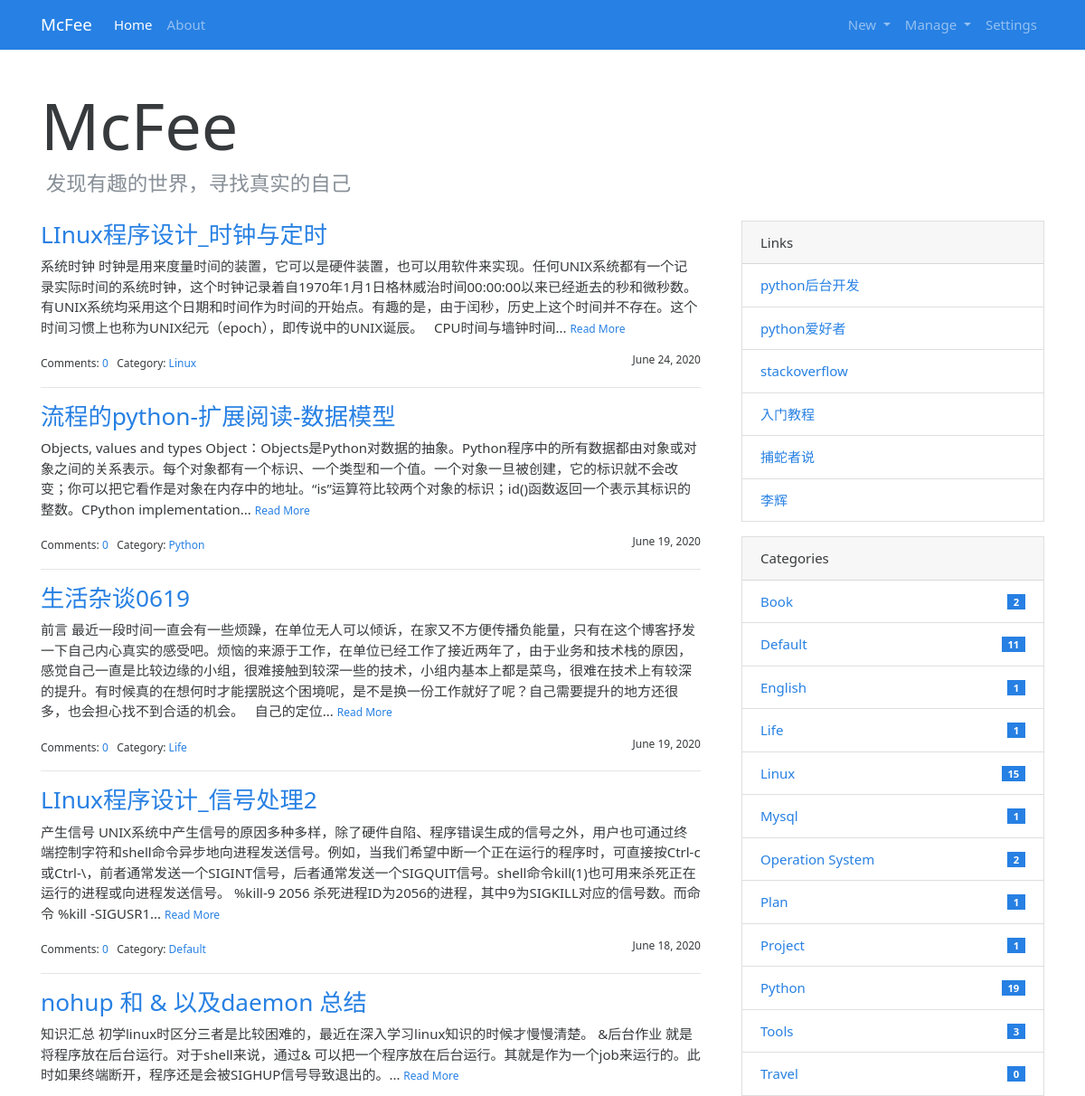
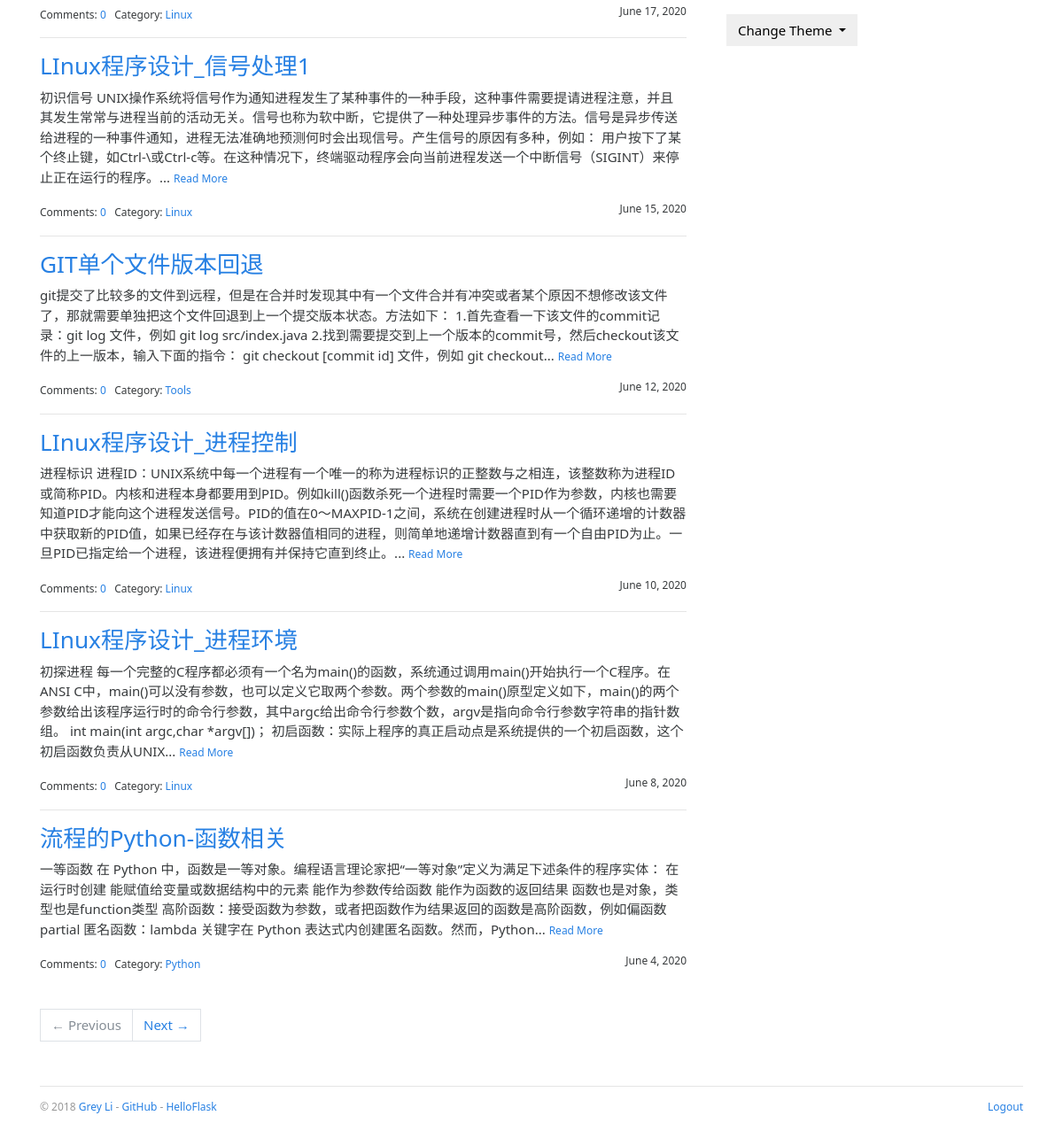
The page / (signed in) on the database its author committed (2 pictures, top to bottom).
### bluelog/models.py (models this page shows, shortened)
class Admin(db.Model, UserMixin):
    id = db.Column(db.Integer, primary_key=True)
    username = db.Column(db.String(20))
    password_hash = db.Column(db.String(128))
    blog_title = db.Column(db.String(60))
    blog_sub_title = db.Column(db.String(100))
    name = db.Column(db.String(30))
    about = db.Column(db.Text)

class Post(db.Model):
    id = db.Column(db.Integer, primary_key=True)
    title = db.Column(db.String(60))
    body = db.Column(db.Text)
    timestamp = db.Column(db.DateTime, default=datetime.utcnow, index=True)
    can_comment = db.Column(db.Boolean, default=True)
    category_id = db.Column(db.Integer, db.ForeignKey('category.id'))
    is_private = db.Column(db.Boolean, default=False)
    category = db.relationship('Category', back_populates='posts')
    comments = db.relationship('Comment', back_populates='post', cascade='all, delete-orphan')

class Category(db.Model):
    id = db.Column(db.Integer, primary_key=True)
    name = db.Column(db.String(30), unique=True)
    posts = db.relationship('Post', back_populates='category')

class Link(db.Model):
    id = db.Column(db.Integer, primary_key=True)
    name = db.Column(db.String(30))
    url = db.Column(db.String(255))

### bluelog/blueprints/blog.py (the view)
@blog_bp.route('/')
def index():
    page = request.args.get('page', 1, type=int)
    per_page = current_app.config['BLUELOG_POST_PER_PAGE']
    if current_user.is_authenticated:
        pagination = Post.query.order_by(Post.timestamp.desc()).paginate(page, per_page=per_page)
    else:
        pagination = Post.query.filter(Post.is_private == False).order_by(Post.timestamp.desc()).paginate(page,
                                                                                                          per_page=per_page)
    posts = pagination.items
    return render_template('blog/index.html', pagination=pagination, posts=posts)

### bluelog/__init__.py (called while the page is built)
def register_template_context(app):
    @app.context_processor
    def make_template_context():
        admin = Admin.query.first()
        categories = Category.query.order_by(Category.name).all()
        links = Link.query.order_by(Link.name).all()
        if current_user.is_authenticated:
            unread_comments = Comment.query.filter_by(reviewed=False).count()
        else:
            unread_comments = None
        if not current_user.is_authenticated:
            for category in categories:
                category.posts = Post.query.filter(Post.is_private == False ).\
                    filter(Post.category_id == category.id).all()
        return dict(
            admin=admin, categories=categories,
            links=links, unread_comments=unread_comments)

def register_request_handlers(app):
    @app.after_request
    def query_profiler(response):
        for q in get_debug_queries():
            if q.duration >= app.config['BLUELOG_SLOW_QUERY_THRESHOLD']:
                app.logger.warning(
                    'Slow query: Duration: %fs\n Context: %s\nQuery: %s\n '
                    % (q.duration, q.context, q.statement)
                )
        return response
    @app.before_request
    def before_request():
        if not current_user.is_authenticated:
            ip = request.remote_addr
            client = request.headers['User-Agent']
            app.logger.info("IP: {0}  Client: {1}".format(ip, client))

### bluelog/extensions.py (called while the page is built)
@login_manager.user_loader
def load_user(user_id):
    from bluelog.models import Admin
    user = Admin.query.get(int(user_id))
    return user

### bluelog/templates/blog/index.html (shortened to what this page needs)
{% extends 'base.html' %}
{% from 'bootstrap/pagination.html' import render_pager %}
{% block content %}
    <div class="page-header">
        <h1 class="display-3">{{ admin.blog_title|default('Blog Title') }}</h1>
        <h4 class="text-muted">&nbsp;{{ admin.blog_sub_title|default('Blog Subtitle') }}</h4>
    </div>
    <div class="row">
        <div class="col-sm-8">
            {% include 'blog/_posts.html' %}
            {% if posts %}
                <div class="page-footer">{{ render_pager(pagination) }}</div>
            {% endif %}
        </div>
        <div class="col-sm-4 sidebar">
            {% include 'blog/_sidebar.html' %}
        </div>
    </div>
{% endblock %}

### bluelog/templates/base.html (shortened to what this page needs)
{% from 'bootstrap/nav.html' import render_nav_item %}
<!DOCTYPE html>
<html lang="en">
<head>
    {% block head %}
        <link rel="stylesheet"
              href="{{ url_for('static', filename='css/%s.min.css' % request.cookies.get('theme', 'perfect_blue')) }}"
              type="text/css">
        <link rel="stylesheet" href="{{ url_for('static', filename='css/style.css') }}" type="text/css">
    {% endblock head %}
</head>
<body>
{% block nav %}
    <nav class="navbar navbar-expand-lg navbar-dark bg-primary">
        <div class="container">
            <a class="navbar-brand" href="{{ url_for('blog.index') }}">{{ admin.blog_title }}</a>
            <div class="collapse navbar-collapse" id="navbarColor01">
                <ul class="navbar-nav mr-auto">
                    {{ render_nav_item('blog.index', 'Home') }}
                    {{ render_nav_item('blog.about', 'About') }}
                </ul>
                <ul class="nav navbar-nav navbar-right">
                    {% if current_user.is_authenticated %}
                        <li class="nav-item dropdown">
                            <a href="#" class="nav-link dropdown-toggle" data-toggle="dropdown" role="button"
                               aria-haspopup="true"
                               aria-expanded="false">
                                New
                            </a>
                        </li>
                        <li class="nav-item dropdown">
                            <a href="#" class="nav-link dropdown-toggle" data-toggle="dropdown" role="button"
                               aria-haspopup="true"
                               aria-expanded="false">
                                Manage
                            </a>
                        </li>
                        {{ render_nav_item('admin.settings', 'Settings') }}
                    {% endif %}
                </ul>
            </div>
        </div>
    </nav>
{% endblock nav %}
<main class="container">
    {% block content %}{% endblock content %}
    {% block footer %}
        <footer>
            <p class="float-left">
                <small> &copy; 2018 <a href="http://greyli.com" title="Written by Grey Li">Grey Li</a> -
                    <a href="https://github.com/greyli/bluelog" title="Fork me on GitHub">GitHub</a> -
                    <a href="http://helloflask.com" title="A HelloFlask project">HelloFlask</a>
                </small>
            </p>
            <p class="float-right">
                <small>
                    {% if current_user.is_authenticated %}
                        <a href="{{ url_for('auth.logout', next=request.full_path) }}">Logout</a>
                    {% else %}
                        <a href="{{ url_for('auth.login', next=request.full_path) }}">Login</a>
                    {% endif %}
                </small>
            </p>
        </footer>
    {% endblock footer %}
</main>
</body>
</html>

### bluelog/templates/blog/_posts.html (shortened to what this page needs)
{% if posts %}
    {% for post in posts %}
        <h3 class="text-primary"><a href="{{ url_for('.show_post', post_id=post.id) }}">{{ post.title }}</a></h3>
        <p>
            {{ post.body|striptags|truncate }}
            <small><a href="{{ url_for('.show_post', post_id=post.id) }}">Read More</a></small>
        </p>
        <small>
            Comments: <a href="{{ url_for('.show_post', post_id=post.id) }}#comments">{{ post.comments|length }}</a>&nbsp;&nbsp;
            Category: <a
                href="{{ url_for('.show_category', category_id=post.category.id) }}">{{ post.category.name }}</a>
            <span class="float-right">{{ moment(post.timestamp).format('LL') }}</span>
        </small>
        {% if not loop.last %}
            <hr>
        {% endif %}
    {% endfor %}
{% endif %}

### bluelog/templates/blog/_sidebar.html (shortened to what this page needs)
{% if links %}
    <div class="card mb-3">
        <div class="card-header">Links</div>
        <ul class="list-group list-group-flush">
            {% for link in links %}
                <li class="list-group-item  list-group-item-action d-flex justify-content-between align-items-center">
                    <a href="{{ link.url }}" target="_blank">{{ link.name }}</a>
                </li>
            {% endfor %}
        </ul>
    </div>
{% endif %}
{% if categories %}
    <div class="card mb-3">
        <div class="card-header">Categories</div>
        <ul class="list-group list-group-flush">
            {% for category in categories %}
                <li class="list-group-item  list-group-item-action d-flex justify-content-between align-items-center">
                    <a href="{{ url_for('blog.show_category', category_id=category.id) }}">
                        {{ category.name }}
                    </a>
                    <span class="badge badge-primary badge-pill"> {{ category.posts|length }}</span>
                </li>
            {% endfor %}
        </ul>
    </div>
{% endif %}
<div class="dropdown">
    <button class="btn btn-default dropdown-toggle" type="button" id="dropdownMenuButton"
            data-toggle="dropdown" aria-haspopup="true" aria-expanded="false">
        Change Theme
    </button>
</div>

### bluelog/static/css/style.css (style rules this page uses)
nav { margin-bottom: 20px; }
.page-header { padding-top: 20px; padding-bottom: 20px; }
.sidebar { padding-left: 30px; }
footer { margin-top: 30px; padding: 10px 0 40px; color: #999; border-top: 1px solid #e5e5e5; }
.page-footer { padding-top: 40px; }

### rows shown on the page
Admin: blog_title "McFee", blog_sub_title "发现有趣的世界，寻找真实的自己"
Post: title "LInux程序设计_时钟与定时", body "系统时钟 时钟是用来度量时间的装置，它可以是硬件装置，也可以用软件来实现。任何UNIX系统都有一个记录实际时间的系统时钟，这个时钟记录着自1970年1月1日格林威治时间00:00:00以来已经逝去的秒和微秒数。有UNIX系统均采用这个日期和时间作为时间的开始点。有趣的是，由于闰秒，历史上这个时间并不存在。这个时间习惯上也称为UNIX纪元（epoch），即传说中的UNIX诞辰。 CPU时间与墙钟时间...", comments|length "0", category.name "Linux", timestamp "June 24, 2020"
Post: title "流程的python-扩展阅读-数据模型", body "Objects, values and types Object：Objects是Python对数据的抽象。Python程序中的所有数据都由对象或对象之间的关系表示。每个对象都有一个标识、一个类型和一个值。一个对象一旦被创建，它的标识就不会改变；你可以把它看作是对象在内存中的地址。“is”运算符比较两个对象的标识；id()函数返回一个表示其标识的整数。CPython implementation...", comments|length "0", category.name "Python", timestamp "June 19, 2020"
Post: title "生活杂谈0619", body "前言 最近一段时间一直会有一些烦躁，在单位无人可以倾诉，在家又不方便传播负能量，只有在这个博客抒发一下自己内心真实的感受吧。烦恼的来源于工作，在单位已经工作了接近两年了，由于业务和技术栈的原因，感觉自己一直是比较边缘的小组，很难接触到较深一些的技术，小组内基本上都是菜鸟，很难在技术上有较深的提升。有时候真的在想何时才能摆脱这个困境呢，是不是换一份工作就好了呢？自己需要提升的地方还很多，也会担心找不到合适的机会。 自己的定位...", comments|length "0", category.name "Life", timestamp "June 19, 2020"
Post: title "LInux程序设计_信号处理2", body "产生信号 UNIX系统中产生信号的原因多种多样，除了硬件自陷、程序错误生成的信号之外，用户也可通过终端控制字符和shell命令异步地向进程发送信号。例如，当我们希望中断一个正在运行的程序时，可直接按Ctrl-c或Ctrl-\\，前者通常发送一个SIGINT信号，后者通常发送一个SIGQUIT信号。shell命令kill(1)也可用来杀死正在运行的进程或向进程发送信号。 %kill-9 2056 杀死进程ID为2056的进程，其中9为SIGKILL对应的信号数。而命令 %kill -SIGUSR1...", comments|length "0", category.name "Default", timestamp "June 18, 2020"
Post: title "nohup 和 & 以及daemon 总结", body "知识汇总 初学linux时区分三者是比较困难的，最近在深入学习linux知识的时候才慢慢清楚。 &后台作业 就是将程序放在后台运行。对于shell来说，通过& 可以把一个程序放在后台运行。其就是作为一个job来运行的。此时如果终端断开，程序还是会被SIGHUP信号导致退出的。...", comments|length "0", category.name "Linux", timestamp "June 17, 2020"
Post: title "LInux程序设计_信号处理1", body "初识信号 UNIX操作系统将信号作为通知进程发生了某种事件的一种手段，这种事件需要提请进程注意，并且其发生常常与进程当前的活动无关。信号也称为软中断，它提供了一种处理异步事件的方法。信号是异步传送给进程的一种事件通知，进程无法准确地预测何时会出现信号。产生信号的原因有多种，例如： 用户按下了某个终止键，如Ctrl-\\或Ctrl-c等。在这种情况下，终端驱动程序会向当前进程发送一个中断信号（SIGINT）来停止正在运行的程序。...", comments|length "0", category.name "Linux", timestamp "June 15, 2020"
Post: title "GIT单个文件版本回退", body "git提交了比较多的文件到远程，但是在合并时发现其中有一个文件合并有冲突或者某个原因不想修改该文件了，那就需要单独把这个文件回退到上一个提交版本状态。方法如下： 1.首先查看一下该文件的commit记录：git log 文件，例如 git log src/index.java 2.找到需要提交到上一个版本的commit号，然后checkout该文件的上一版本，输入下面的指令： git checkout [commit id] 文件，例如 git checkout...", comments|length "0", category.name "Tools", timestamp "June 12, 2020"
Post: title "LInux程序设计_进程控制", body "进程标识 进程ID：UNIX系统中每一个进程有一个唯一的称为进程标识的正整数与之相连，该整数称为进程ID或简称PID。内核和进程本身都要用到PID。例如kill()函数杀死一个进程时需要一个PID作为参数，内核也需要知道PID才能向这个进程发送信号。PID的值在0～MAXPID-1之间，系统在创建进程时从一个循环递增的计数器中获取新的PID值，如果已经存在与该计数器值相同的进程，则简单地递增计数器直到有一个自由PID为止。一旦PID已指定给一个进程，该进程便拥有并保持它直到终止。...", comments|length "0", category.name "Linux", timestamp "June 10, 2020"
Post: title "LInux程序设计_进程环境", body "初探进程 每一个完整的C程序都必须有一个名为main()的函数，系统通过调用main()开始执行一个C程序。在ANSI C中，main()可以没有参数，也可以定义它取两个参数。两个参数的main()原型定义如下，main()的两个参数给出该程序运行时的命令行参数，其中argc给出命令行参数个数，argv是指向命令行参数字符串的指针数组。 int main(int argc,char *argv[])； 初启函数：实际上程序的真正启动点是系统提供的一个初启函数，这个初启函数负责从UNIX...", comments|length "0", category.name "Linux", timestamp "June 8, 2020"
Post: title "流程的Python-函数相关", body "一等函数 在 Python 中，函数是一等对象。编程语言理论家把“一等对象”定义为满足下述条件的程序实体： 在运行时创建 能赋值给变量或数据结构中的元素 能作为参数传给函数 能作为函数的返回结果 函数也是对象，类型也是function类型 高阶函数：接受函数为参数，或者把函数作为结果返回的函数是高阶函数，例如偏函数partial 匿名函数：lambda 关键字在 Python 表达式内创建匿名函数。然而，Python...", comments|length "0", category.name "Python", timestamp "June 4, 2020"
Link: name "python后台开发"
Link: name "python爱好者"
Link: name "stackoverflow"
Link: name "入门教程"
Link: name "捕蛇者说"
Link: name "李辉"
Category: name "Book", posts|length "2"
Category: name "Default", posts|length "11"
Category: name "English", posts|length "1"
Category: name "Life", posts|length "1"
Category: name "Linux", posts|length "15"
Category: name "Mysql", posts|length "1"
Category: name "Operation System", posts|length "2"
Category: name "Plan", posts|length "1"
Category: name "Project", posts|length "1"
Category: name "Python", posts|length "19"
Category: name "Tools", posts|length "3"
Category: name "Travel", posts|length "0"

### other values the page prints
{{ render_nav_item('blog.index', 'Home') }} "Home"
{{ render_nav_item('blog.about', 'About') }} "About"
{{ render_nav_item('admin.settings', 'Settings') }} "Settings"
{{ render_pager(pagination) }} "← Previous Next →"
